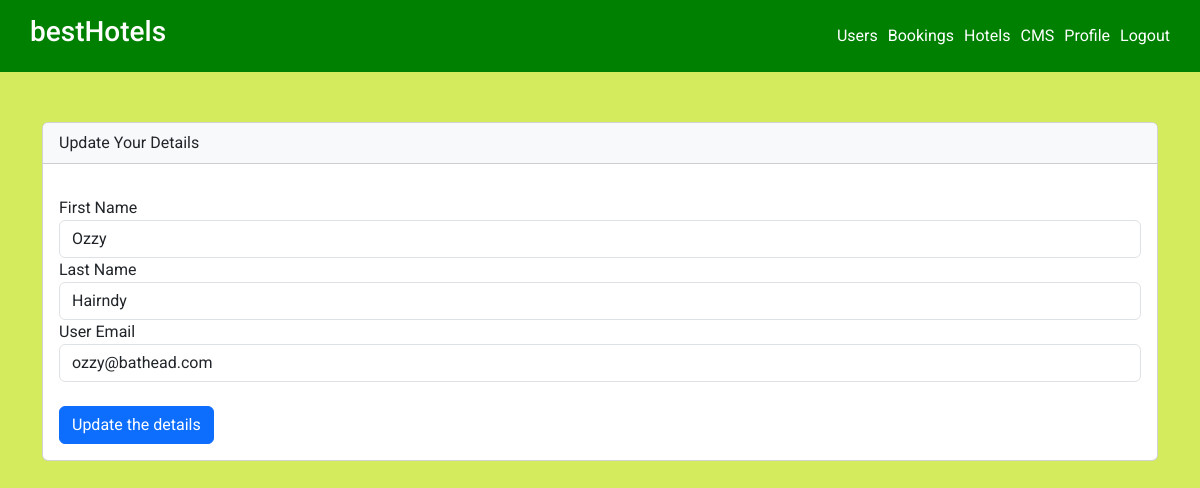
The page /cms-editcms.php?cms_id=1 (signed in) on the database its author committed.
### tables this page shows
CREATE TABLE `staff` (
  `staff_id` int(11) NOT NULL AUTO_INCREMENT,
  `staff_firstname` varchar(50) NOT NULL,
  `staff_lastname` varchar(50) NOT NULL,
  `staff_email` varchar(50) NOT NULL,
  `staff_password` varchar(100) NOT NULL,
  PRIMARY KEY (`staff_id`),
  UNIQUE KEY `staff_email` (`staff_email`)
);

### classes/HotelClasses/Staff.php (called while the page is built, shortened)
<?php
    class Staff {
        private $firstName;
        private $lastName;
        private $email;
        function getFirstName() {
            return $this->firstName;
        }
        function getLastName() {
            return $this->lastName;
        }
        function getEmail() {
            return $this->email;
        }
        function setFirstName($firstName) {
            $this->firstName = $firstName;
        }
        function setLastName($lastName) {
            $this->lastName = $lastName;
        }
        function setEmail($email) {
            $this->email = $email;
        }
   }

### cms-editcms.php (the view, shortened to what this page needs)
<?php
    require('./config/db.php');
    if (isset($_GET['cms_id'])) {
        $editStaff = new HotelClasses\Staff();
        $editStaff->setId($_GET['cms_id']);
        $stmt = $pdo->prepare('SELECT * FROM staff WHERE staff_id=?');
        $stmt->execute([$editStaff->getId()]);
        $staff_item=$stmt->fetch();
        $editStaff->setFirstName($staff_item->staff_firstname);
        $editStaff->setLastName($staff_item->staff_lastname);
        $editStaff->setEmail($staff_item->staff_email);
     }
?>
<div class="container">
    <div class="card">
        <div class="card-header bg-light mb-3">Update Your Details</div>
        <div class="card-body">
            <form action="cms-editcms.php?cms_id=<?php echo $_GET['cms_id'] ?>" method="POST">
                <div class="form-group">
                    <label for="staffFirstName">First Name</label>
                    <input required type="text" name="staffFirstName" class="form-control" value="<?php echo $editStaff->getFirstName() ?>" />
                </div>
                <div class="form-group">
                    <label for="staffLastName">Last Name</label>
                    <input required type="text" name="staffLastName" class="form-control" value="<?php echo $editStaff->getLastName() ?>" />
                </div>
                <div class="form-group">
                    <label for="staffEmail">User Email</label>
                    <input required type="email" name="staffEmail" class="form-control" value="<?php echo $editStaff->getEmail() ?>" />
                </div>
                <br />
                <div class="form-group">
                    <button name="update" type="submit" class="btn btn-primary">Update the details</button>
                </div>
            </form>
        </div>
    </div>
</div>

### css/styles.css (style rules this page uses)
* { margin: 0; padding: 0; box-sizing: border-box; font-family: 'Roboto', sans-serif; }
body { background-color: rgb(211, 235, 92); }
nav { background-color: green; padding: 15px 25px; display: flex; justify-content: space-between; align-items: center; color: #fff; }
nav ul { display: flex; justify-content: space-around; align-items: center; margin-bottom: 0; }
ul li { list-style: none; }
nav a { text-decoration: none; color: #fff; margin-right: 5px; margin-left: 5px; }
.container { padding-bottom: 50px; }
.card { margin-top: 50px; }

### rows shown on the page
staff: staffFirstName "Ozzy", staffLastName "Hairndy", staffEmail "ozzy@bathead.com"
